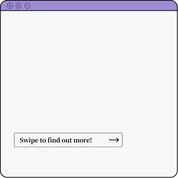
#> input picture photo generation/photos/ig_post_2.jpg, 178 x 178 px, shrunk from 841 x 841 before the run, found by its file name; its folder holds 4 pictures in this run
$ python test.py
#> lines starting #> are read from the running program, lines starting #| are printed output that depends on the picture
### photo generation/paste_text.py
from PIL import Image, ImageDraw, ImageFont

def put_text(name1, text, font_size, padding, font_colour, background_colour, align = "centre" , font_path = None):
#> called with name1 = 'ig_post_2.jpg', font_size = 70, padding = 0, font_colour = 'black', background_colour = 'orange', align = 'centre'
    img1 = Image.open("photo generation/photos/"+name1)
#> img1 is the input picture: PIL image 178x178 RGB; mean R, G, B 235.1, 236.1, 239
    width1, img_h = img1.size
#> width1 = 178; img_h = 178

    font_path = font_path or "/System/Library/Fonts/Supplemental/Arial Bold.ttf"

    font = ImageFont.truetype(font_path, font_size)
    draw = ImageDraw.Draw(img1)

    # Text Handling
    n = len(text)

    # Get text size

    left_padding = 40

    heights = [draw.textbbox((0, 0), text[i], font=font)[2:][1] + padding * 2 + 40 for i in range(n)]
#> heights = [106, 120, 120]
    widths = [draw.textbbox((0, 0), text[i], font=font)[2:][0] + padding * 2 for i in range(n)]
#> widths = [262, 265, 129]

    for i in range(n):
        x = left_padding
        y = (img_h - sum(heights)) / 2 + sum(heights[:i])

        rect_x0 = x - padding
        rect_y0 = y - padding
        rect_x1 = x + widths[i] + padding
        rect_y1 = y + heights[i] - 20 + padding

        draw.rectangle([rect_x0, rect_y0, rect_x1, rect_y1], fill= background_colour)
        draw.text((x, y), text[i], font=font, fill=font_colour)
#> this loop made 3 passes
#> (y, rect_y0, rect_x1, rect_y1) on passes 1 to 3: (-84, -84, 302, 2), (22, 22, 305, 122), (142, 142, 169, 242)

    """
    for i in range(n):
        text_width, text_height = draw.textbbox((0, 0), text[i], font=font)[2:]
        print(text_width, text_height)
        # Calculate position for the text
        if align == "centre":
            x = (width1 - text_width) / 2
            y = (img_h - (n)*(text_height+ 2* padding)) / 2 + (text_height + 2* padding)*i
        elif align == "left":
            x = left_padding
            y = (img_h - text_height) /2
        elif align == "right":
            x = width1 - left_padding-text_width
            y = (img_h - text_height) /2

        # Define rectangle bounds (adjust padding as needed)

        rect_x0 = x - padding
        rect_y0 = y - padding
        rect_x1 = x + text_width + padding
        rect_y1 = y + text_height + padding

        # Draw rectangle
        draw.rectangle([rect_x0, rect_y0, rect_x1, rect_y1], fill= background_colour)

        # Draw text
        draw.text((x, y), text[i], font=font, fill=font_colour)
    """

    # Save the image
    img1.save('output.jpg')
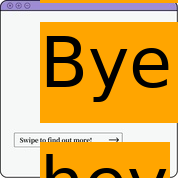
#> saved as output.jpg: PIL image 178x178 RGB; mean R, G, B 220.8, 174.7, 93.3
    img1.show()

    pass


# [41 lines of commented-out code are left out]

### photo generation/test.py
from paste_text import put_text


put_text("ig_post_2.jpg",["Hello!!!","ByeBye", "hey"], 70,0, "black", "orange", "centre")
